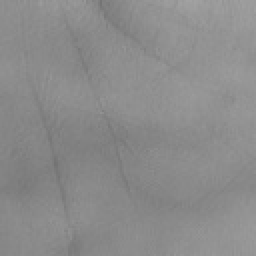
%> input picture 191204_DIP_Fin/191212_dip/train98_1_red.jpg, 128 x 128 px (shown 2 times larger)
$ octave run.m   (GNU Octave 9; MATLAB toolbox functions it lacks are replaced by stand-ins)
%> lines starting %> are read from the running program, lines starting %| are printed output that depends on the picture
### 191204_DIP_Fin/191212_dip/diffimage.m
function diffimage = diffimage(imagered,imageblue,alpha)
image_red_double = double(imagered);
image_blue_double= double(imageblue);
minmax_red = minmax(image_red_double);
minmax_blue = minmax(image_blue_double);

diffimage = minmax_red - alpha*minmax_blue;

### 191204_DIP_Fin/191212_dip/gaborcanny.m
function gaborcanny = gaborcanny(diffimage)
I = OBNLM(diffimage);
I = I/255;
I = imgaussfilt(I,4);

gaborArray = gabor([8],[30 60 90 120 150 180]);

gaborMag = imgaborfilt(I,gaborArray);
BW2 = zeros(size(I,1),size(I,2), 6);

%figure(1);
%subplot(2,6,1);
for p = 1:6
    % [5 lines of commented-out code are left out]
    BW2(:,:,p) = (gaborMag(:,:,p));
end

 Ma = min(BW2,[],3);
 b = imsharpen(Ma,'Radius',5,'Amount',4,'Threshold',1);
 T = edge(b,'Canny');

 gaborcanny = T;

### 191204_DIP_Fin/191212_dip/minmax.m
function minmax = minmax(im)


maxval = max(max(im));
minval = min(min(im));
denom = maxval-minval;
vector = im - minval*ones(128,128);
minmax = vector./denom;
end

### 191204_DIP_Fin/191212_dip/OBNLM.m
function output = OBNLM(input)

%params
M = 20;      % search area size (2*M + 1)^2
alpha = 3;  % patch size (2*alpha + 1)^2  %3
h = 1;    % smoothing parameter [0-infinite]. %1
% If you can see structures in the "Residual image" decrease this parameter
% If you can see speckle in the "denoised image" increase this parameter

offset = 100; % to avoid Nan in Pearson divergence computation
% According to the gain used by your US device this offset can be adjusted.


        img = input;
        %img = imread([pathin namein]);
        %info = imfinfo([pathin namein]);

        [dimxy dimt] = size(size(img));
        if ( dimt > 2)
            img = rgb2gray(img);
        end

        % Intensity normalization
        imgd = double(img);
        mini = (min(imgd(:)));
        imgd = (imgd - mini);
        maxi = max(imgd(:));
        imgd = (imgd / maxi) * 255;
        imgd = imgd + offset; % add offset to enable the pearson divergence computation (i.e. avoid division by zero).
        s = size(imgd);

        % Padding
        imgd = padarray(imgd,[alpha alpha],'symmetric');
        fimgd=bnlm2D(imgd,M,alpha,h);
        fimgd = fimgd - offset;
        imgd = imgd - offset;
        imgd = imgd(alpha+1: s(1)+alpha, alpha+1: s(2)+alpha);
        fimgd = fimgd(alpha+1: s(1)+alpha, alpha+1: s(2)+alpha);

        % [36 lines of commented-out code are left out]

        output = fimgd;


end

### 191204_DIP_Fin/191212_dip/run.m
clear;

img1_red = imread('train98_1_red.jpg');
%> img1_red is the input picture: size 128x128 uint8; min 115, max 162, mean 139.1
img2_blue = imread('train98_1_blue.jpg');
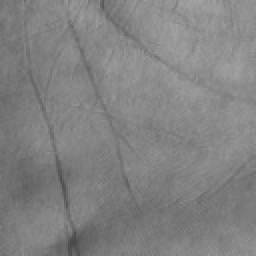
%> input picture 191204_DIP_Fin/191212_dip/train98_1_blue.jpg, 128 x 128 px (shown 2 times larger)
%> img2_blue is the input picture: size 128x128 uint8; min 73, max 162, mean 129.8

diffimage = diffimage(img1_red,img2_blue,0.5);
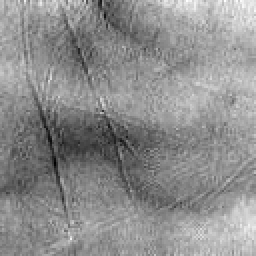
%> diffimage: size 128x128 double (shown 2 times larger); min -0.253, max 0.551, mean 0.194; drawn with min black and max white
%> the run ends on the next line
gaborcanny = gaborcanny(diffimage);
